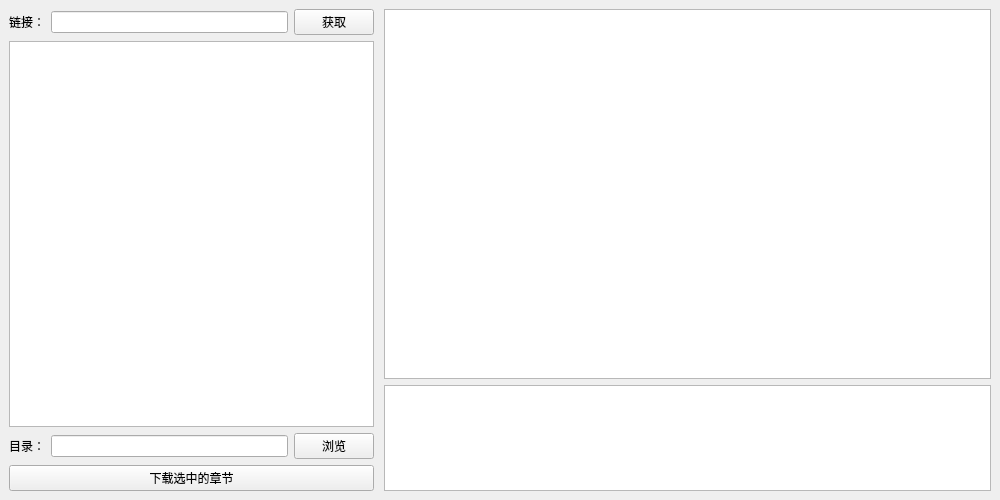
<?xml version="1.0" encoding="UTF-8"?>
<ui version="4.0">
 <class>MainWindow</class>
 <widget class="QMainWindow" name="MainWindow">
  <property name="geometry">
   <rect>
    <x>0</x>
    <y>0</y>
    <width>1000</width>
    <height>500</height>
   </rect>
  </property>
  <property name="windowTitle">
   <string>MainWindow</string>
  </property>
  <widget class="QWidget" name="centralwidget">
   <layout class="QGridLayout" name="gridLayout_2" columnstretch="3,5">
    <property name="horizontalSpacing">
     <number>10</number>
    </property>
    <item row="0" column="1">
     <layout class="QVBoxLayout" name="verticalLayout" stretch="7,2">
      <property name="spacing">
       <number>6</number>
      </property>
      <item>
       <widget class="QTableView" name="tableView"/>
      </item>
      <item>
       <widget class="QTextBrowser" name="textBrowser"/>
      </item>
     </layout>
    </item>
    <item row="0" column="0">
     <layout class="QGridLayout" name="gridLayout">
      <property name="spacing">
       <number>6</number>
      </property>
      <item row="2" column="1">
       <widget class="QLineEdit" name="lineEdit_2"/>
      </item>
      <item row="2" column="0">
       <widget class="QLabel" name="label_2">
        <property name="text">
         <string>目录：</string>
        </property>
       </widget>
      </item>
      <item row="0" column="1">
       <widget class="QLineEdit" name="lineEdit"/>
      </item>
      <item row="0" column="2">
       <widget class="QPushButton" name="pushButton">
        <property name="text">
         <string>获取</string>
        </property>
       </widget>
      </item>
      <item row="3" column="0" colspan="3">
       <widget class="QPushButton" name="pushButton_3">
        <property name="text">
         <string>下载选中的章节</string>
        </property>
       </widget>
      </item>
      <item row="0" column="0">
       <widget class="QLabel" name="label">
        <property name="text">
         <string>链接：</string>
        </property>
       </widget>
      </item>
      <item row="2" column="2">
       <widget class="QPushButton" name="pushButton_2">
        <property name="text">
         <string>浏览</string>
        </property>
       </widget>
      </item>
      <item row="1" column="0" colspan="3">
       <widget class="QListView" name="listView"/>
      </item>
     </layout>
    </item>
   </layout>
  </widget>
 </widget>
 <resources/>
 <connections/>
</ui>
